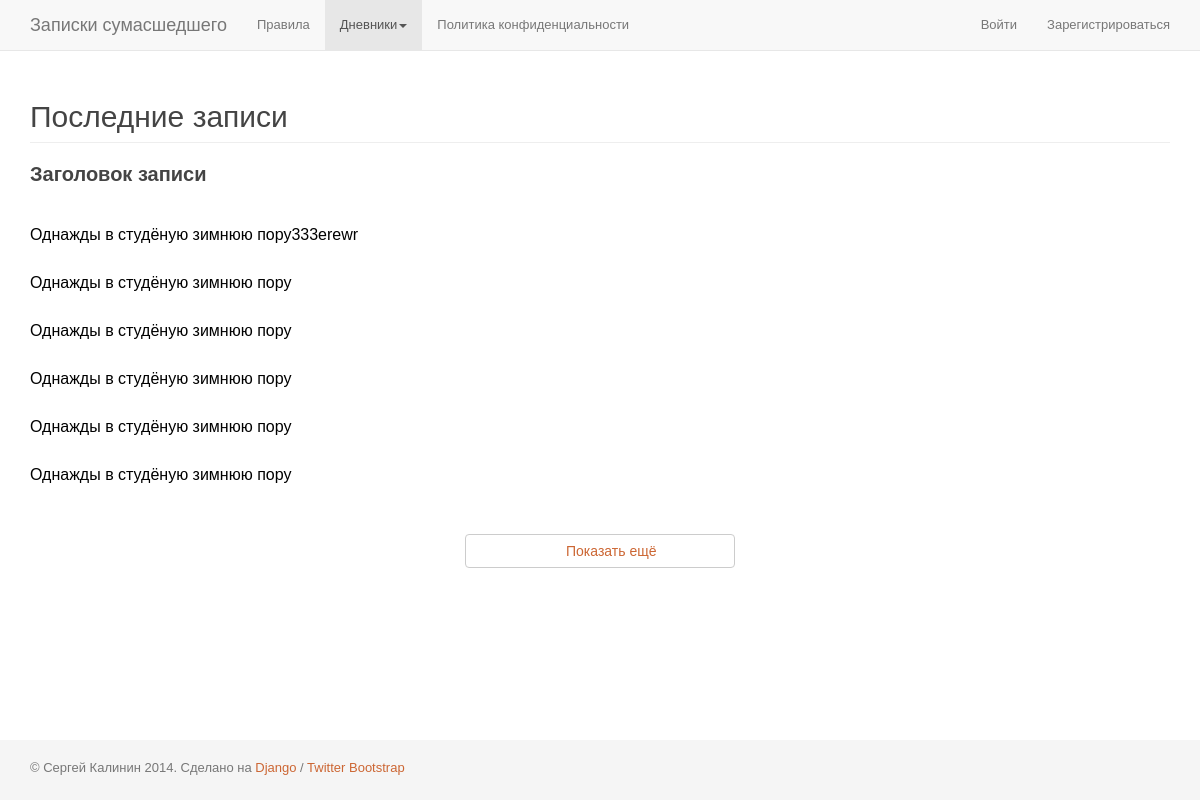
The app's page /last_records/, older data.
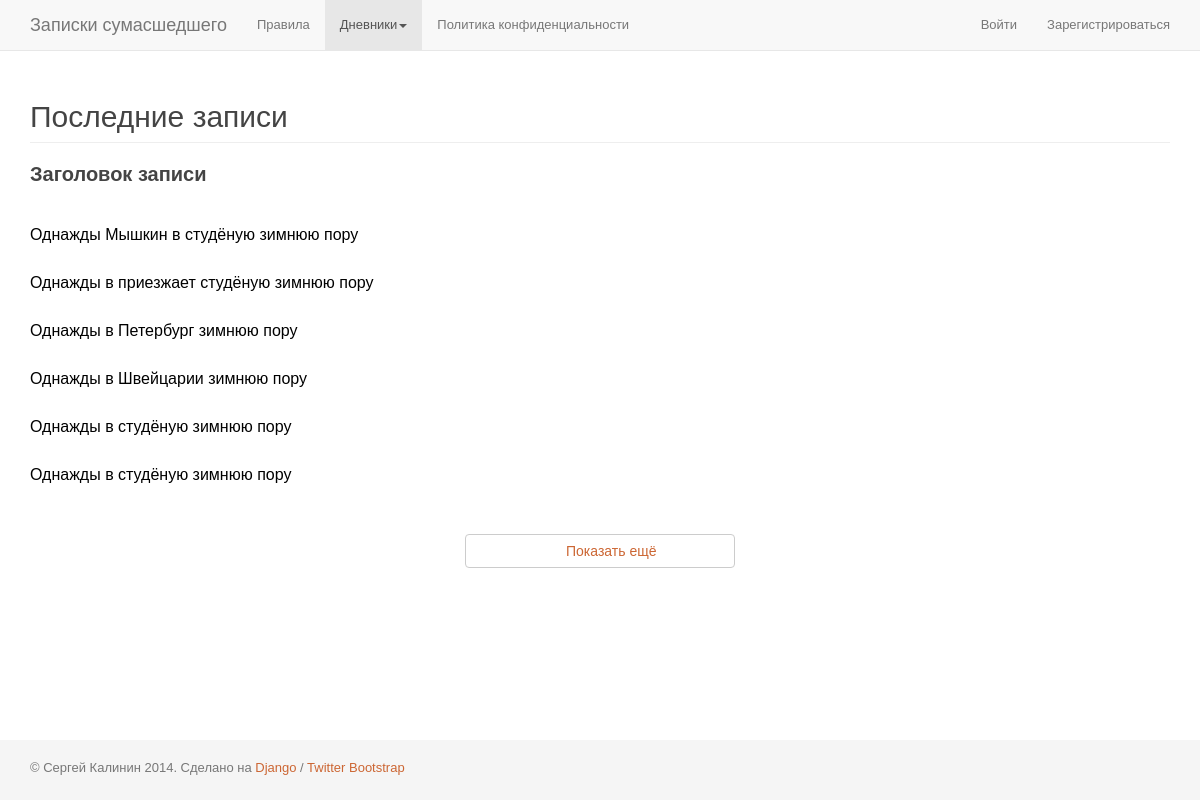
The same page, newer data.
### app_zapsum/models.py (models this page shows, shortened)
class Diary(models.Model):
	user_id = models.IntegerField(
		'',
		blank=True,
		null=True,
	)
	title = models.CharField(
		'Заголовок записи',
		max_length=1000,
		blank=False,
	)
	date = models.DateField(
		'Дата записи',
		blank=True,
		null=True,
	)
	text = models.TextField(
		'Содержание записи',
		max_length=50000,
		blank=False,
	)
	last_edit_date = models.DateTimeField(
		'Дата последнего редактирования',
		auto_now=True,
	)
	is_active = models.BooleanField(default=True)
	is_delete = models.BooleanField(default=False)
	@classmethod
	def get_count_diary_entries(self):
		return self.objects.all().count()
	@classmethod
	def get_new_diary_entries(self, cut_begin=0, cut_end=2):
		return self.objects.filter(is_delete=0, is_active=1)[cut_begin:cut_end]

### app_zapsum/views.py (the view)
# urls.py: url(r'^last_records/$', 'views.last_records', name='last_records'),
def last_records(request):
	count_new_records= Diary.get_count_diary_entries()
	if request.method == 'POST' and request.is_ajax():
		page_new_records = int(request.POST.get('page_new_records', ''))
		count_new_records = int(request.POST.get('count_new_records', ''))
		new_records = Diary.get_new_diary_entries(cut_begin=page_new_records, cut_end=page_new_records + 6)
		result = serializers.serialize('json', new_records)
		return HttpResponse(json.dumps(result), content_type='application/json')
	else:
		new_records = Diary.get_new_diary_entries(cut_begin=0, cut_end=6)
		t = loader.get_template('page_last_records.html')
		c = RequestContext(request, {
			'new_records': new_records,
			'count_new_records': count_new_records,
		}, [custom_proc])
		return HttpResponse(t.render(c))

### app_accounts/templatetags/tags_app_accounts.py (called while the page is built)
@register.inclusion_tag("part_auth_area.html")
def part_auth_area(user):
	if user:
		return {
			'is_authenticated': user.is_authenticated,
			'username': user.username,
			'user_id': user.pk,
		}

### app_zapsum/views.py (called while the page is built)
def custom_proc(request):
	return{
		'request': request,
	}

### app_zapsum/templates/page_last_records.html (shortened to what this page needs)
{% extends "page_base.html" %}
{% block content %}
	<section class="section new_records">
		<div class="page-header">
			<h2>Последние записи</h2>
		</div>
		<table class="list_table">
			<thead>
				<tr>
					<td>Заголовок записи</td>
				</tr>
			</thead>
			<tbody>
				{% for entry in new_records %}
					<tr class="article record_line">
						<td class="cell_title">
							<a class="article_link" href="/record/{{ entry.id }}/">
								{% if entry.title %}
									<h3 class="h3">{{ entry.title }}</h3>
								{% endif %}
							</a>
						</td>
					</tr>
				{% endfor %}
			</tbody>
		</table>
		<form class="more_button_outer" action="/new_authors/" method="POST">
			<input class="btn btn-default more_button" type="submit" value="Показать ещё" />
		</form>
	</section>
{% endblock %}

Row changes from the older to the newer data that the page shows:
no longer on this page (row unchanged): Diary: title "Однажды в студёную зимнюю пору"
now on this page (row edited): Diary: title "Однажды Мышкин в студёную зимнюю пору"
changed Diary: title "Однажды в студёную зимнюю пору333erewr" → "Однажды в приезжает студёную зимнюю пору"
changed Diary: title "Однажды в студёную зимнюю пору" → "Однажды в Петербург зимнюю пору"
changed Diary: title "Однажды в студёную зимнюю пору" → "Однажды в Швейцарии зимнюю пору"
